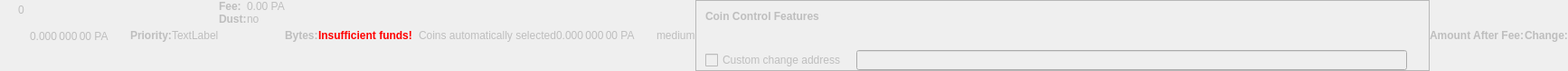
    <widget class="QWidget" name="dummyHideWidget" native="true">
     <property name="enabled">
      <bool>false</bool>
     </property>
     <property name="maximumSize">
      <size>
       <width>100</width>
       <height>22</height>
      </size>
     </property>
     <layout class="QHBoxLayout" name="dummyHideLayout">
      <property name="spacing">
       <number>0</number>
      </property>
      <property name="margin">
       <number>0</number>
      </property>
      <item>
       <layout class="QFormLayout" name="formLayoutCoinControl1">
        <property name="horizontalSpacing">
         <number>10</number>
        </property>
        <property name="verticalSpacing">
         <number>14</number>
        </property>
        <property name="leftMargin">
         <number>10</number>
        </property>
        <property name="topMargin">
         <number>4</number>
        </property>
        <property name="rightMargin">
         <number>6</number>
        </property>
        <item row="0" column="1">
         <widget class="QLabel" name="labelCoinControlBytes">
          <property name="cursor">
           <cursorShape>IBeamCursor</cursorShape>
          </property>
          <property name="contextMenuPolicy">
           <enum>Qt::ActionsContextMenu</enum>
          </property>
          <property name="text">
           <string notr="true">0</string>
          </property>
          <property name="textInteractionFlags">
           <set>Qt::LinksAccessibleByMouse|Qt::TextSelectableByKeyboard|Qt::TextSelectableByMouse</set>
          </property>
         </widget>
        </item>
       </layout>
      </item>
      <item>
       <widget class="QLabel" name="labelCoinControlAfterFee">
        <property name="enabled">
         <bool>false</bool>
        </property>
        <property name="sizePolicy">
         <sizepolicy hsizetype="Fixed" vsizetype="Fixed">
          <horstretch>0</horstretch>
          <verstretch>0</verstretch>
         </sizepolicy>
        </property>
        <property name="minimumSize">
         <size>
          <width>111</width>
          <height>12</height>
         </size>
        </property>
        <property name="maximumSize">
         <size>
          <width>111</width>
          <height>12</height>
         </size>
        </property>
        <property name="cursor">
         <cursorShape>IBeamCursor</cursorShape>
        </property>
        <property name="contextMenuPolicy">
         <enum>Qt::ActionsContextMenu</enum>
        </property>
        <property name="text">
         <string notr="true">0.000 000 00 PA</string>
        </property>
        <property name="textInteractionFlags">
         <set>Qt::LinksAccessibleByMouse|Qt::TextSelectableByKeyboard|Qt::TextSelectableByMouse</set>
        </property>
       </widget>
      </item>
      <item>
       <widget class="QLabel" name="labelCoinControlPriorityText">
        <property name="enabled">
         <bool>false</bool>
        </property>
        <property name="font">
         <font>
          <weight>75</weight>
          <bold>true</bold>
         </font>
        </property>
        <property name="text">
         <string>Priority:</string>
        </property>
       </widget>
      </item>
      <item>
       <layout class="QHBoxLayout" name="horizontalLayout">
        <item>
         <widget class="QLabel" name="WarningLabel">
          <property name="text">
           <string>TextLabel</string>
          </property>
         </widget>
        </item>
       </layout>
      </item>
      <item>
       <layout class="QFormLayout" name="formLayoutCoinControl3">
        <property name="horizontalSpacing">
         <number>0</number>
        </property>
        <property name="verticalSpacing">
         <number>0</number>
        </property>
        <property name="leftMargin">
         <number>0</number>
        </property>
        <property name="topMargin">
         <number>0</number>
        </property>
        <property name="rightMargin">
         <number>0</number>
        </property>
        <item row="0" column="0">
         <widget class="QLabel" name="labelCoinControlFeeText">
          <property name="enabled">
           <bool>false</bool>
          </property>
          <property name="font">
           <font>
            <weight>75</weight>
            <bold>true</bold>
           </font>
          </property>
          <property name="text">
           <string>Fee:</string>
          </property>
          <property name="margin">
           <number>0</number>
          </property>
         </widget>
        </item>
        <item row="0" column="1">
         <widget class="QLabel" name="labelCoinControlFee">
          <property name="enabled">
           <bool>false</bool>
          </property>
          <property name="cursor">
           <cursorShape>IBeamCursor</cursorShape>
          </property>
          <property name="contextMenuPolicy">
           <enum>Qt::ActionsContextMenu</enum>
          </property>
          <property name="text">
           <string notr="true">0.00 PA</string>
          </property>
          <property name="textInteractionFlags">
           <set>Qt::LinksAccessibleByMouse|Qt::TextSelectableByKeyboard|Qt::TextSelectableByMouse</set>
          </property>
         </widget>
        </item>
        <item row="1" column="0">
         <widget class="QLabel" name="labelCoinControlLowOutputText">
          <property name="enabled">
           <bool>false</bool>
          </property>
          <property name="font">
           <font>
            <weight>75</weight>
            <bold>true</bold>
           </font>
          </property>
          <property name="text">
           <string>Dust:</string>
          </property>
         </widget>
        </item>
        <item row="1" column="1">
         <widget class="QLabel" name="labelCoinControlLowOutput">
          <property name="enabled">
           <bool>false</bool>
          </property>
          <property name="cursor">
           <cursorShape>IBeamCursor</cursorShape>
          </property>
          <property name="contextMenuPolicy">
           <enum>Qt::ActionsContextMenu</enum>
          </property>
          <property name="text">
           <string>no</string>
          </property>
          <property name="textInteractionFlags">
           <set>Qt::LinksAccessibleByMouse|Qt::TextSelectableByKeyboard|Qt::TextSelectableByMouse</set>
          </property>
         </widget>
        </item>
       </layout>
      </item>
      <item>
       <widget class="QLabel" name="labelCoinControlBytesText">
        <property name="enabled">
         <bool>false</bool>
        </property>
        <property name="font">
         <font>
          <weight>75</weight>
          <bold>true</bold>
         </font>
        </property>
        <property name="text">
         <string>Bytes:</string>
        </property>
       </widget>
      </item>
      <item>
       <layout class="QFormLayout" name="formLayoutCoinControl2">
        <property name="horizontalSpacing">
         <number>0</number>
        </property>
        <property name="verticalSpacing">
         <number>0</number>
        </property>
        <property name="leftMargin">
         <number>0</number>
        </property>
        <property name="topMargin">
         <number>0</number>
        </property>
        <property name="rightMargin">
         <number>0</number>
        </property>
       </layout>
      </item>
      <item>
       <layout class="QHBoxLayout" name="horizontalLayoutCoinControl2">
        <property name="spacing">
         <number>0</number>
        </property>
        <property name="bottomMargin">
         <number>0</number>
        </property>
       </layout>
      </item>
      <item>
       <widget class="QLabel" name="labelCoinControlInsuffFunds">
        <property name="enabled">
         <bool>false</bool>
        </property>
        <property name="minimumSize">
         <size>
          <width>0</width>
          <height>0</height>
         </size>
        </property>
        <property name="font">
         <font>
          <weight>75</weight>
          <bold>true</bold>
         </font>
        </property>
        <property name="styleSheet">
         <string notr="true">color:red;font-weight:bold;</string>
        </property>
        <property name="text">
         <string>Insufficient funds!</string>
        </property>
        <property name="margin">
         <number>5</number>
        </property>
       </widget>
      </item>
      <item>
       <layout class="QFormLayout" name="formLayoutCoinControl4">
        <property name="horizontalSpacing">
         <number>0</number>
        </property>
        <property name="verticalSpacing">
         <number>0</number>
        </property>
        <property name="leftMargin">
         <number>0</number>
        </property>
        <property name="topMargin">
         <number>0</number>
        </property>
        <property name="rightMargin">
         <number>0</number>
        </property>
       </layout>
      </item>
      <item>
       <widget class="QLabel" name="labelCoinControlChangeLabel">
        <property name="enabled">
         <bool>false</bool>
        </property>
        <property name="sizePolicy">
         <sizepolicy hsizetype="Preferred" vsizetype="Expanding">
          <horstretch>0</horstretch>
          <verstretch>0</verstretch>
         </sizepolicy>
        </property>
        <property name="minimumSize">
         <size>
          <width>0</width>
          <height>0</height>
         </size>
        </property>
        <property name="text">
         <string/>
        </property>
        <property name="margin">
         <number>3</number>
        </property>
       </widget>
      </item>
      <item>
       <widget class="QLabel" name="labelCoinControlAutomaticallySelected">
        <property name="enabled">
         <bool>false</bool>
        </property>
        <property name="sizePolicy">
         <sizepolicy hsizetype="Fixed" vsizetype="Fixed">
          <horstretch>0</horstretch>
          <verstretch>0</verstretch>
         </sizepolicy>
        </property>
        <property name="minimumSize">
         <size>
          <width>0</width>
          <height>0</height>
         </size>
        </property>
        <property name="maximumSize">
         <size>
          <width>240</width>
          <height>16777215</height>
         </size>
        </property>
        <property name="text">
         <string>Coins automatically selected</string>
        </property>
        <property name="margin">
         <number>5</number>
        </property>
       </widget>
      </item>
      <item>
       <widget class="QLabel" name="labelCoinControlChange">
        <property name="enabled">
         <bool>false</bool>
        </property>
        <property name="sizePolicy">
         <sizepolicy hsizetype="Fixed" vsizetype="Fixed">
          <horstretch>0</horstretch>
          <verstretch>0</verstretch>
         </sizepolicy>
        </property>
        <property name="minimumSize">
         <size>
          <width>111</width>
          <height>0</height>
         </size>
        </property>
        <property name="maximumSize">
         <size>
          <width>111</width>
          <height>16777215</height>
         </size>
        </property>
        <property name="cursor">
         <cursorShape>IBeamCursor</cursorShape>
        </property>
        <property name="contextMenuPolicy">
         <enum>Qt::ActionsContextMenu</enum>
        </property>
        <property name="text">
         <string notr="true">0.000 000 00 PA</string>
        </property>
        <property name="textInteractionFlags">
         <set>Qt::LinksAccessibleByMouse|Qt::TextSelectableByKeyboard|Qt::TextSelectableByMouse</set>
        </property>
       </widget>
      </item>
      <item>
       <widget class="QLabel" name="labelCoinControlPriority">
        <property name="enabled">
         <bool>false</bool>
        </property>
        <property name="cursor">
         <cursorShape>IBeamCursor</cursorShape>
        </property>
        <property name="contextMenuPolicy">
         <enum>Qt::ActionsContextMenu</enum>
        </property>
        <property name="text">
         <string>medium</string>
        </property>
        <property name="textInteractionFlags">
         <set>Qt::LinksAccessibleByMouse|Qt::TextSelectableByKeyboard|Qt::TextSelectableByMouse</set>
        </property>
       </widget>
      </item>
      <item>
       <widget class="QFrame" name="frameCoinControl">
        <property name="sizePolicy">
         <sizepolicy hsizetype="Expanding" vsizetype="Expanding">
          <horstretch>0</horstretch>
          <verstretch>0</verstretch>
         </sizepolicy>
        </property>
        <property name="maximumSize">
         <size>
          <width>16777215</width>
          <height>16777215</height>
         </size>
        </property>
        <property name="frameShape">
         <enum>QFrame::StyledPanel</enum>
        </property>
        <property name="frameShadow">
         <enum>QFrame::Sunken</enum>
        </property>
        <layout class="QVBoxLayout" name="verticalLayoutCoinControl2_2">
         <property name="spacing">
          <number>0</number>
         </property>
         <property name="margin">
          <number>0</number>
         </property>
         <item>
          <layout class="QVBoxLayout" name="verticalLayoutCoinControl" stretch="0,0,0,1">
           <property name="spacing">
            <number>0</number>
           </property>
           <property name="leftMargin">
            <number>10</number>
           </property>
           <property name="topMargin">
            <number>10</number>
           </property>
           <item>
            <layout class="QHBoxLayout" name="horizontalLayoutCoinControl1">
             <property name="bottomMargin">
              <number>15</number>
             </property>
             <item>
              <widget class="QLabel" name="labelCoinControlFeatures">
               <property name="enabled">
                <bool>false</bool>
               </property>
               <property name="sizePolicy">
                <sizepolicy hsizetype="Preferred" vsizetype="Maximum">
                 <horstretch>0</horstretch>
                 <verstretch>0</verstretch>
                </sizepolicy>
               </property>
               <property name="font">
                <font>
                 <weight>75</weight>
                 <bold>true</bold>
                </font>
               </property>
               <property name="styleSheet">
                <string notr="true">font-weight:bold;</string>
               </property>
               <property name="text">
                <string>Coin Control Features</string>
               </property>
              </widget>
             </item>
            </layout>
           </item>
           <item>
            <widget class="QWidget" name="widgetCoinControl" native="true">
             <property name="sizePolicy">
              <sizepolicy hsizetype="Preferred" vsizetype="Preferred">
               <horstretch>0</horstretch>
               <verstretch>0</verstretch>
              </sizepolicy>
             </property>
             <property name="minimumSize">
              <size>
               <width>0</width>
               <height>0</height>
              </size>
             </property>
             <property name="styleSheet">
              <string notr="true"/>
             </property>
             <layout class="QHBoxLayout" name="horizontalLayoutCoinControl5_2">
              <property name="margin">
               <number>0</number>
              </property>
              <item>
               <layout class="QHBoxLayout" name="horizontalLayoutCoinControl3">
                <property name="spacing">
                 <number>20</number>
                </property>
                <property name="topMargin">
                 <number>0</number>
                </property>
                <property name="bottomMargin">
                 <number>10</number>
                </property>
               </layout>
              </item>
             </layout>
            </widget>
           </item>
           <item>
            <layout class="QHBoxLayout" name="horizontalLayoutCoinControl4" stretch="0,0,0">
             <property name="spacing">
              <number>12</number>
             </property>
             <property name="sizeConstraint">
              <enum>QLayout::SetDefaultConstraint</enum>
             </property>
             <property name="topMargin">
              <number>5</number>
             </property>
             <property name="rightMargin">
              <number>5</number>
             </property>
             <item>
              <widget class="QCheckBox" name="checkBoxCoinControlChange">
               <property name="enabled">
                <bool>false</bool>
               </property>
               <property name="toolTip">
                <string>If this is activated, but the change address is empty or invalid, change will be sent to a newly generated address.</string>
               </property>
               <property name="text">
                <string>Custom change address</string>
               </property>
              </widget>
             </item>
             <item>
              <widget class="QValidatedLineEdit" name="lineEditCoinControlChange">
               <property name="enabled">
                <bool>false</bool>
               </property>
               <property name="sizePolicy">
                <sizepolicy hsizetype="Expanding" vsizetype="Fixed">
                 <horstretch>0</horstretch>
                 <verstretch>0</verstretch>
                </sizepolicy>
               </property>
              </widget>
             </item>
             <item>
              <widget class="QLabel" name="labelCoinControlChangeLabel_2">
               <property name="sizePolicy">
                <sizepolicy hsizetype="Preferred" vsizetype="Expanding">
                 <horstretch>0</horstretch>
                 <verstretch>0</verstretch>
                </sizepolicy>
               </property>
               <property name="minimumSize">
                <size>
                 <width>0</width>
                 <height>0</height>
                </size>
               </property>
               <property name="text">
                <string/>
               </property>
               <property name="margin">
                <number>3</number>
               </property>
              </widget>
             </item>
            </layout>
           </item>
           <item>
            <spacer name="verticalSpacerCoinControl">
             <property name="orientation">
              <enum>Qt::Vertical</enum>
             </property>
             <property name="sizeHint" stdset="0">
              <size>
               <width>800</width>
               <height>1</height>
              </size>
             </property>
            </spacer>
           </item>
          </layout>
         </item>
        </layout>
       </widget>
      </item>
      <item>
       <widget class="QLabel" name="labelCoinControlAfterFeeText">
        <property name="enabled">
         <bool>false</bool>
        </property>
        <property name="minimumSize">
         <size>
          <width>0</width>
          <height>0</height>
         </size>
        </property>
        <property name="maximumSize">
         <size>
          <width>16777215</width>
          <height>16777215</height>
         </size>
        </property>
        <property name="font">
         <font>
          <weight>75</weight>
          <bold>true</bold>
         </font>
        </property>
        <property name="text">
         <string>Amount After Fee:</string>
        </property>
        <property name="alignment">
         <set>Qt::AlignLeading|Qt::AlignLeft|Qt::AlignVCenter</set>
        </property>
        <property name="margin">
         <number>0</number>
        </property>
       </widget>
      </item>
      <item>
       <widget class="QLabel" name="labelCoinControlChangeText">
        <property name="enabled">
         <bool>false</bool>
        </property>
        <property name="sizePolicy">
         <sizepolicy hsizetype="Preferred" vsizetype="Preferred">
          <horstretch>0</horstretch>
          <verstretch>0</verstretch>
         </sizepolicy>
        </property>
        <property name="minimumSize">
         <size>
          <width>0</width>
          <height>0</height>
         </size>
        </property>
        <property name="maximumSize">
         <size>
          <width>16777215</width>
          <height>16777215</height>
         </size>
        </property>
        <property name="font">
         <font>
          <weight>75</weight>
          <bold>true</bold>
         </font>
        </property>
        <property name="text">
         <string>Change:</string>
        </property>
        <property name="alignment">
         <set>Qt::AlignLeading|Qt::AlignLeft|Qt::AlignVCenter</set>
        </property>
       </widget>
      </item>
     </layout>
    </widget>
